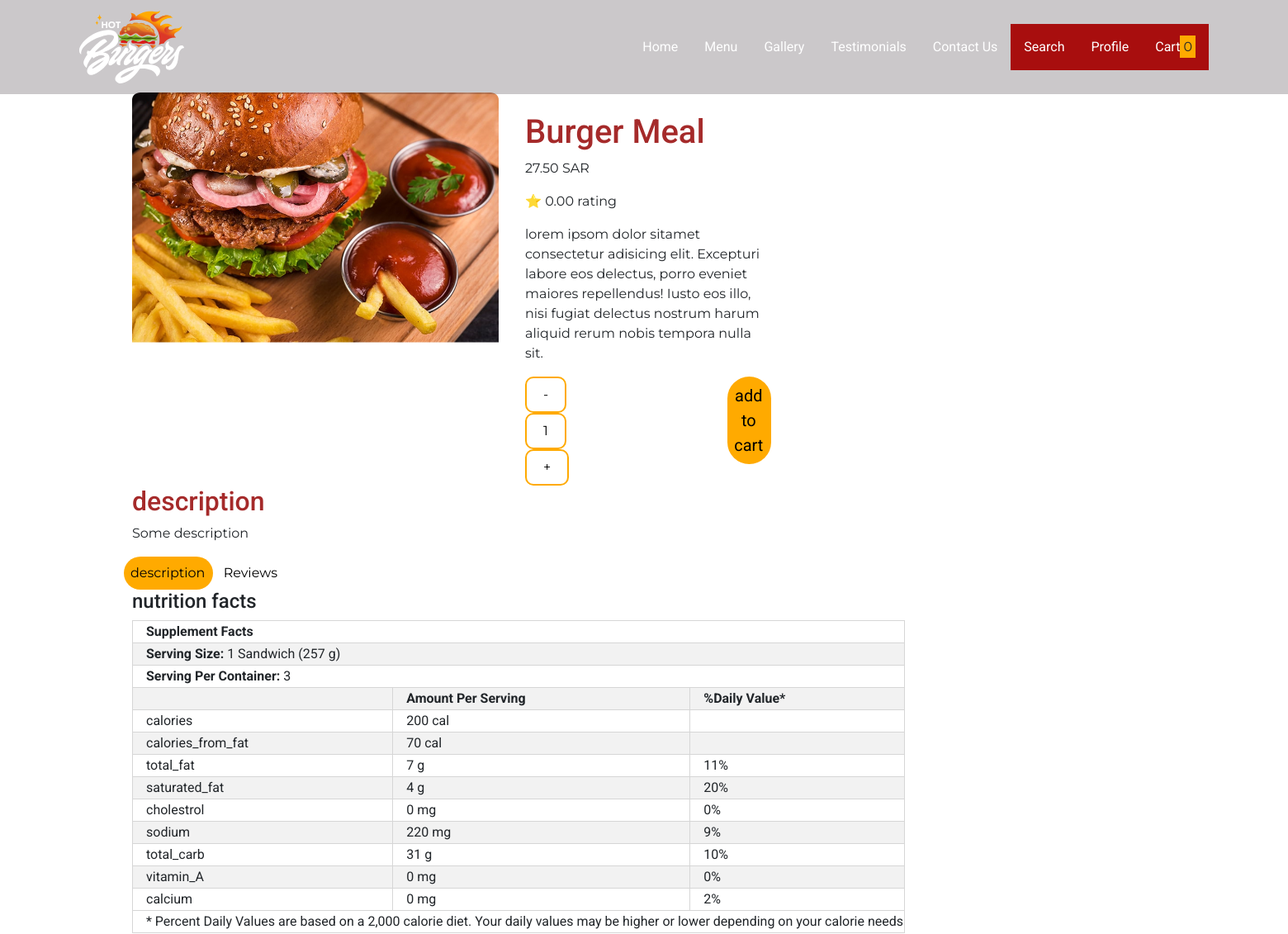
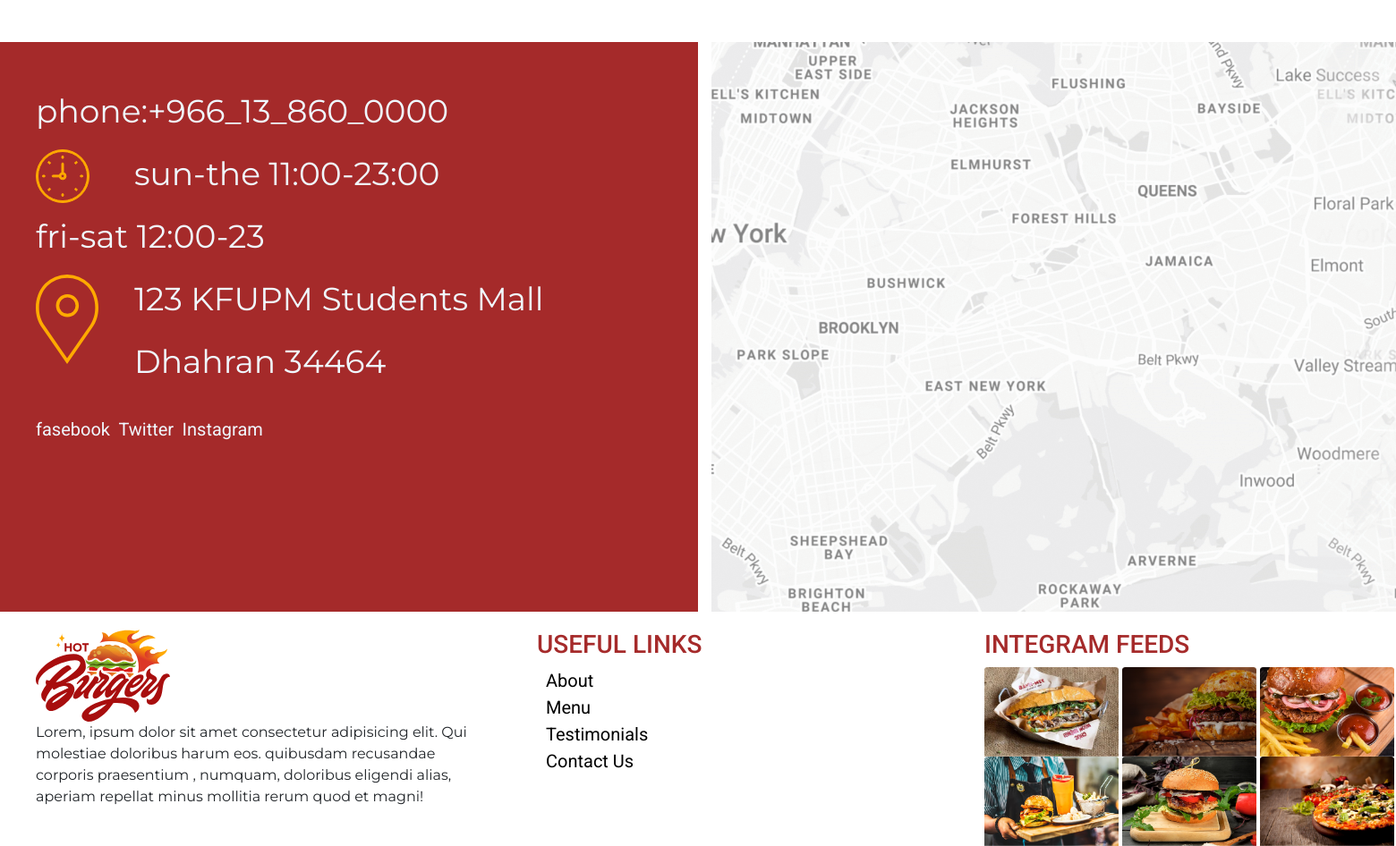
Screenshot of /detail.php?id=3 with the database file from the repository (2 pictures, top to bottom).
### tables this page shows
CREATE TABLE `meal` (
  `id` int(11) NOT NULL,
  `title` varchar(50) NOT NULL,
  `price` decimal(10,4) UNSIGNED NOT NULL,
  `image` varchar(500) NOT NULL,
  `description` varchar(700) NOT NULL
);

### php/meal_db.php (called while the page is built, shortened)
<?php
class Connection{
    private PDO $pdo;
    public function __construct(){
        $this -> pdo = new PDO("mysql:server=localhost;dbname=meals","root","");
    }
    public function getMealsById($id){
        $query = "SELECT * FROM meal WHERE id=".$id.";";
        $statement = $this -> pdo -> prepare($query);
        $statement -> execute();
        return $statement -> fetch();
    }
    public function calculateRating($id){
        $review = 0;
        $query = "SELECT rating FROM reviews WHERE meal_id=".$id.";";
        $statement = $this -> pdo -> prepare($query);
        $statement -> execute();
        $count=0;
        if($count == 0)
            return 0;
        else
            return $review/$count;
    }
}
?>

### php/meals.php (called while the page is built, shortened)
<?php
$myMeals = new meal($meals);
class meal{
    private $mealArray = array();
    public function __construct(array $meals){
        $this -> mealArray = $meals;
    }
    function getMealById($ID){
        $temp = $this -> mealArray;
        return $temp[$ID];
    }
}
?>

### detail.php (the view, shortened to what this page needs)
<!DOCTYPE html>
<html>
<head>
    <link rel="stylesheet" href="styleDetail.css">
    <link rel="stylesheet" href="https://stackpath.bootstrapcdn.com/bootstrap/4.3.1/css/bootstrap.min.css">
</head>
<body>
<?php
    include "php/meals.php";
    include "include/inc.header.php";
    if(isset($_GET["id"])){
      $PageID = $_GET["id"];}
    else{
      $PageID = 1;
    }
    require_once "php/meal_db.php";
    $connection = new Connection();
    $currentMeal = $connection -> getMealsById($PageID);
    ?>
	<main>
  <?php
  echo('
  xmlhttp.open("GET","php/review.php?func=0&id="+'.$PageID.',true);
    <section id="Testimonials" class="topSec marg">
      <div>
      <img src="projectImages/'.$currentMeal[3].'" class="topPhoto"/>
      </div>
      <div class="testimonialsRight">
        <br/>
        <h1 >'.$currentMeal[1].'</h1>
        <p>'.number_format(($currentMeal[2]),2).' SAR</p>
        <span>&#11088;</span
        <p> '.number_format(($connection -> calculateRating($PageID)),2).' rating</p>
        <p>lorem ipsom dolor sitamet consectetur adisicing elit. Excepturi labore eos delectus, porro eveniet maiores repellendus! Iusto eos illo, nisi fugiat delectus nostrum harum aliquid rerum nobis tempora nulla sit.</p>
        <div class="amountButtons">
          <div class="amountButtonsLeft">
              <button type="button" onclick="decrementCart()">-</button>
              <button type="button" id="amountToAdd">1</button>
              <button type="button" onclick="incrementCart()">+</button>
          </div>
          <div class="amountButtonsRight">
              <button type="button" class="mybutton"> <a href="php/cart.php?id='.$currentMeal[0].'&back='.$_SERVER["PHP_SELF"].'" class="innerButton" style="text-decoration:none; color: black;">add to cart</a></button>
          </div>
        </div>
      </div>
    </section>
    <section class="description marg">
    <h2>description</h2>
    <p>'.$currentMeal[4].'</p>
    </section>
    <div class="containerr">
      <div style="margin-left: 150px;">
        <button id=fact class="mybutton"  onclick="hid_review()" >description</button>
      <button id=rev class="mybutton" onclick="hid_fact('.$currentMeal[0].')">Reviews</button>
      </div>
    <section id="facts" class="marg">
      <h4>nutrition facts</h4>
      <table>
        <tr><td colspan="3"> <b>Supplement Facts</b> </td></tr>
        <tr class="tableElem1"><td colspan="3" > <b>Serving Size:</b> '.$myMeals -> getMealById($PageID-1)["nutrition"]["serving_size"].'</td></tr>
        <tr><td colspan="3"> <b>Serving Per Container:</b> '.$myMeals -> getMealById($PageID-1)["nutrition"]["serving_per_container"].' </td></tr>
        <tr class="tableElem1"> <td></td>
          <td> <b>Amount Per Serving </b> </td>
          <td> <b>%Daily Value*</b> </td> </tr>
          ');
        for($i=0 ; $i < count($myMeals -> getMealById($PageID-1)["nutrition"]["facts"]); $i++){
          if($i%2 == 0){
          echo('
        <tr><td>'.$myMeals -> getMealById($PageID-1)["nutrition"]["facts"][$i]["item"].'</td>
          <td>'.$myMeals -> getMealById($PageID-1)["nutrition"]["facts"][$i]["amount_per_serving"]." ".$myMeals -> getMealById($PageID-1)["nutrition"]["facts"][$i]["unit"].'</td>
          <td>'.$myMeals -> getMealById($PageID-1)["nutrition"]["facts"][$i]["daily_value"].'</td></tr>
        ');}
        else{
          echo('
          <tr class="tableElem1"><td>'.$myMeals -> getMealById($PageID-1)["nutrition"]["facts"][$i]["item"].'</td>
            <td>'.$myMeals -> getMealById($PageID-1)["nutrition"]["facts"][$i]["amount_per_serving"]." ".$myMeals -> getMealById($PageID-1)["nutrition"]["facts"][$i]["unit"].'</td>
            <td>'.$myMeals -> getMealById($PageID-1)["nutrition"]["facts"][$i]["daily_value"].'</td></tr>
          ');
        }
      }
        echo('
        <tr> <td colspan="3">* Percent Daily Values are based on a 2,000 calorie diet. Your daily values may be higher or lower depending on your calorie needs</td></tr>
      </table>
    </section>
<section id="review" class="marg">
  <h3 class="reviewText">Reviews</h3>
    <div id="reviewsCont"> </div>
    </br>
    ' );
    echo'
      <h4> <button type="button" onclick="addReview()" class="mybutton">Add Your Review</button> </h4>
      <br>
      <form id="reviewForm" action="" method="post" class="ajax">
      <div class="ReviewVis">
      <label for="image">Image</label>
      <input type="file" name="image" id="image" >
      </br>
    <br>
    <div>
      <Label for="rate">Rate the food </Label>
      <input type="range" name="rate" id="rate" list="tickmarks">
      <datalist id="tickmarks">
        <option value="20"></option>
        <option value="40"></option>
        <option value="60"></option>
        <option value="80"></option>
        <option value="100" label="100%"></option>
    </datalist>
    </div>
    <br>
    <div>
      <label for="name">Name</label>
      <br>
      <input class="namebar" type="text" name="name" id="name" placeholder="First and Last name">
    </div>
    <br>
    <div>
    <label for="review">Review</label>
    <br>
    <div id="emptyErrorMessage">Please type your review</div>
<div>
    <textarea onkeyup="counter()" class="revbar" name="review" id="revbar" cols="30" rows="10"  maxlength="500" placeholder=" Type your review here max 500 characters"></textarea>
    <div id="the-count">
      <span id="span">0</span>
      <span id="maximum">/ 500</span>
    </div>
  </div>
    <br>
    <div>
    <script>
    function submitRev(){
        $.ajax({
        url: "php/review.php",
        type: "POST",
        data: $("reviewForm").serialize(),
        meal_id:'.$PageID.',
        success: function(result, status){
        } });
    }
          </script>
      <button class="submitButton" type="button" onClick="submitRev()" id="sbmt">submit</button>
      </div>
    </div>
  </form>
  <br>
</section>
';
    include "include/inc.footer.php";
    ?>
</body>
</html>

### styleDetail.css (style rules this page uses)
body { width: 100%; height: auto; margin-left: 10rem; margin-right: 10rem; }
table , td { border: solid 0.5pt rgb(214, 214, 214); border-collapse: collapse; }
a,h1,h2,h3,h4,h5,h6,td { text-decoration: none; font-family: 'Roboto', sans-serif; }
a { text-decoration: none; color: black; font-size: 20px; }
p,div { font-family: 'Montserrat', sans-serif; }
.marg { padding-left: 10rem; }
h1,h2,h3 { color: brown; }
.topPhoto { float: left; }
.topSec { padding-right: 700px; padding-top: 7rem; display: flex; }
.description { padding-right: 700px; }
.testimonialsRight { margin-left: 2rem; }
.tableElem1 { background-color: #f2f2f2; }
td { padding-left: 1rem; }
.mybutton { padding: 8px; padding-right:10px; border:0; background-color: #FFAA00; border-radius: 25em; font-size: 16px; }
.amountButtons { display: flex; }
.amountButtonsLeft button { padding: 8px 20px; background-color: transparent; border:solid 2px #FFAA00; border-radius: 10px; font-size: 16px; }
.amountButtonsRight { margin-left: 12rem; }
#rev { background-color: transparent; }

### rows the page displays
meal: image (picture), title "Burger Meal", price "27.50", description "Some description"

### other values shown
$connection -> calculateRating($PageID) "0.00"
$myMeals -> getMealById($PageID-1)["nutrition"]["serving_size"] "1 Sandwich (257 g)"
$myMeals -> getMealById($PageID-1)["nutrition"]["facts"][$i]["item"] "calories"
$myMeals -> getMealById($PageID-1)["nutrition"]["facts"][$i]["unit"] "cal"
$myMeals -> getMealById($PageID-1)["nutrition"]["facts"][$i]["item"] "calories_from_fat"
$myMeals -> getMealById($PageID-1)["nutrition"]["facts"][$i]["item"] "total_fat"
$myMeals -> getMealById($PageID-1)["nutrition"]["facts"][$i]["unit"] "g"
$myMeals -> getMealById($PageID-1)["nutrition"]["facts"][$i]["item"] "saturated_fat"
$myMeals -> getMealById($PageID-1)["nutrition"]["facts"][$i]["item"] "cholestrol"
$myMeals -> getMealById($PageID-1)["nutrition"]["facts"][$i]["unit"] "mg"
$myMeals -> getMealById($PageID-1)["nutrition"]["facts"][$i]["item"] "sodium"
$myMeals -> getMealById($PageID-1)["nutrition"]["facts"][$i]["item"] "total_carb"
$myMeals -> getMealById($PageID-1)["nutrition"]["facts"][$i]["item"] "vitamin_A"
$myMeals -> getMealById($PageID-1)["nutrition"]["facts"][$i]["item"] "calcium"
